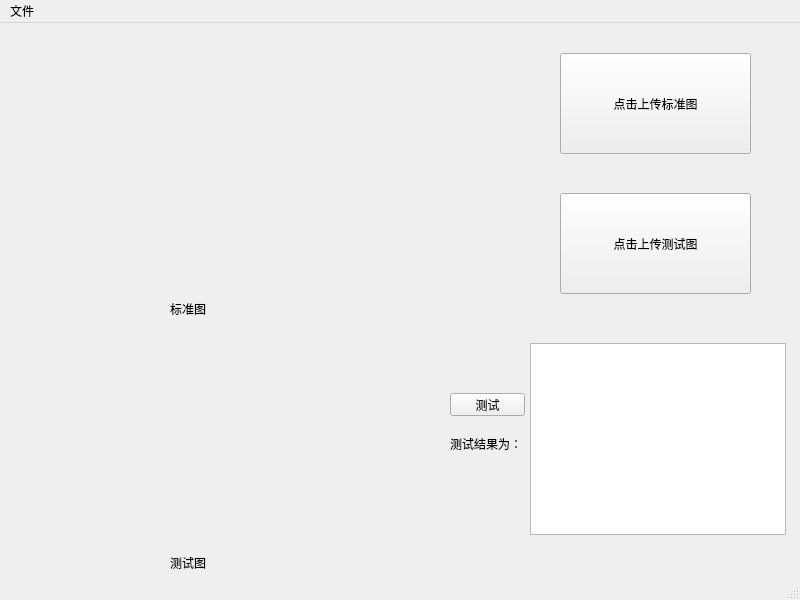
<?xml version="1.0" encoding="UTF-8"?>
<ui version="4.0">
 <class>MainWindow</class>
 <widget class="QMainWindow" name="MainWindow">
  <property name="geometry">
   <rect>
    <x>0</x>
    <y>0</y>
    <width>800</width>
    <height>600</height>
   </rect>
  </property>
  <property name="windowTitle">
   <string>MainWindow</string>
  </property>
  <widget class="QWidget" name="centralwidget">
   <widget class="QPushButton" name="origin">
    <property name="geometry">
     <rect>
      <x>560</x>
      <y>30</y>
      <width>191</width>
      <height>101</height>
     </rect>
    </property>
    <property name="text">
     <string>点击上传标准图</string>
    </property>
   </widget>
   <widget class="QPushButton" name="test">
    <property name="geometry">
     <rect>
      <x>560</x>
      <y>170</y>
      <width>191</width>
      <height>101</height>
     </rect>
    </property>
    <property name="text">
     <string>点击上传测试图</string>
    </property>
   </widget>
   <widget class="QLabel" name="origin_img">
    <property name="geometry">
     <rect>
      <x>110</x>
      <y>50</y>
      <width>281</width>
      <height>201</height>
     </rect>
    </property>
    <property name="text">
     <string/>
    </property>
   </widget>
   <widget class="QLabel" name="test_img">
    <property name="geometry">
     <rect>
      <x>100</x>
      <y>300</y>
      <width>281</width>
      <height>201</height>
     </rect>
    </property>
    <property name="text">
     <string/>
    </property>
   </widget>
   <widget class="QLabel" name="label_3">
    <property name="geometry">
     <rect>
      <x>450</x>
      <y>390</y>
      <width>101</width>
      <height>61</height>
     </rect>
    </property>
    <property name="text">
     <string>测试结果为：</string>
    </property>
   </widget>
   <widget class="QTextBrowser" name="result">
    <property name="geometry">
     <rect>
      <x>530</x>
      <y>320</y>
      <width>256</width>
      <height>192</height>
     </rect>
    </property>
   </widget>
   <widget class="QLabel" name="label_4">
    <property name="geometry">
     <rect>
      <x>170</x>
      <y>280</y>
      <width>54</width>
      <height>12</height>
     </rect>
    </property>
    <property name="text">
     <string>标准图 </string>
    </property>
   </widget>
   <widget class="QLabel" name="label_5">
    <property name="geometry">
     <rect>
      <x>170</x>
      <y>530</y>
      <width>71</width>
      <height>20</height>
     </rect>
    </property>
    <property name="text">
     <string>测试图</string>
    </property>
   </widget>
   <widget class="QPushButton" name="pushButton">
    <property name="geometry">
     <rect>
      <x>450</x>
      <y>370</y>
      <width>75</width>
      <height>23</height>
     </rect>
    </property>
    <property name="text">
     <string>测试</string>
    </property>
   </widget>
  </widget>
  <widget class="QMenuBar" name="menubar">
   <property name="geometry">
    <rect>
     <x>0</x>
     <y>0</y>
     <width>800</width>
     <height>23</height>
    </rect>
   </property>
   <widget class="QMenu" name="menu">
    <property name="title">
     <string>文件</string>
    </property>
    <addaction name="actionopen"/>
   </widget>
   <addaction name="menu"/>
  </widget>
  <widget class="QStatusBar" name="statusbar"/>
  <action name="actionopen">
   <property name="text">
    <string>open</string>
   </property>
  </action>
 </widget>
 <resources/>
 <connections>
  <connection>
   <sender>origin</sender>
   <signal>clicked()</signal>
   <receiver>MainWindow</receiver>
   <slot>load_origin_img()</slot>
   <hints>
    <hint type="sourcelabel">
     <x>560</x>
     <y>153</y>
    </hint>
    <hint type="destinationlabel">
     <x>358</x>
     <y>362</y>
    </hint>
   </hints>
  </connection>
  <connection>
   <sender>test</sender>
   <signal>clicked()</signal>
   <receiver>MainWindow</receiver>
   <slot>load_test_img()</slot>
   <hints>
    <hint type="sourcelabel">
     <x>655</x>
     <y>255</y>
    </hint>
    <hint type="destinationlabel">
     <x>429</x>
     <y>443</y>
    </hint>
   </hints>
  </connection>
  <connection>
   <sender>pushButton</sender>
   <signal>clicked()</signal>
   <receiver>MainWindow</receiver>
   <slot>compare_img()</slot>
   <hints>
    <hint type="sourcelabel">
     <x>478</x>
     <y>402</y>
    </hint>
    <hint type="destinationlabel">
     <x>478</x>
     <y>270</y>
    </hint>
   </hints>
  </connection>
 </connections>
 <slots>
  <slot>load_origin_img()</slot>
  <slot>load_test_img()</slot>
  <slot>compare_img()</slot>
 </slots>
</ui>
